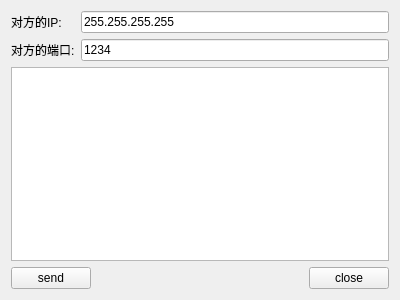
<?xml version="1.0" encoding="UTF-8"?>
<ui version="4.0">
 <class>Widget</class>
 <widget class="QWidget" name="Widget">
  <property name="geometry">
   <rect>
    <x>0</x>
    <y>0</y>
    <width>400</width>
    <height>300</height>
   </rect>
  </property>
  <property name="windowTitle">
   <string>Widget</string>
  </property>
  <layout class="QGridLayout" name="gridLayout">
   <item row="0" column="0">
    <widget class="QLabel" name="label">
     <property name="text">
      <string>对方的IP:</string>
     </property>
    </widget>
   </item>
   <item row="0" column="1" colspan="3">
    <widget class="QLineEdit" name="lineEditIP">
     <property name="text">
      <string>255.255.255.255</string>
     </property>
    </widget>
   </item>
   <item row="1" column="0">
    <widget class="QLabel" name="label_2">
     <property name="text">
      <string>对方的端口:</string>
     </property>
    </widget>
   </item>
   <item row="1" column="1" colspan="3">
    <widget class="QLineEdit" name="lineEditPort">
     <property name="text">
      <string>1234</string>
     </property>
    </widget>
   </item>
   <item row="2" column="0" colspan="4">
    <widget class="QTextEdit" name="textEdit"/>
   </item>
   <item row="3" column="0" colspan="2">
    <widget class="QPushButton" name="buttonSend">
     <property name="text">
      <string>send</string>
     </property>
    </widget>
   </item>
   <item row="3" column="2">
    <spacer name="horizontalSpacer">
     <property name="orientation">
      <enum>Qt::Horizontal</enum>
     </property>
     <property name="sizeHint" stdset="0">
      <size>
       <width>217</width>
       <height>20</height>
      </size>
     </property>
    </spacer>
   </item>
   <item row="3" column="3">
    <widget class="QPushButton" name="buttonClose">
     <property name="text">
      <string>close</string>
     </property>
    </widget>
   </item>
  </layout>
 </widget>
 <layoutdefault spacing="6" margin="11"/>
 <resources/>
 <connections/>
</ui>
